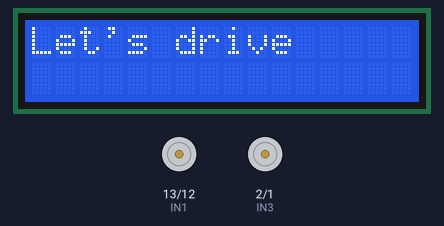
Simulated run of this sketch. Board: Arduino Uno, built with avr-gcc and run on an emulated ATmega328P. On the bench: 16×2 character LCD, motor-driver pin pairs drawn as motors (green arrow = first pin HIGH = forward, orange = second pin HIGH = backward, longer = more drive, scaled by the enable pin).

Above: at 0.1 s.
At 1.22 s:
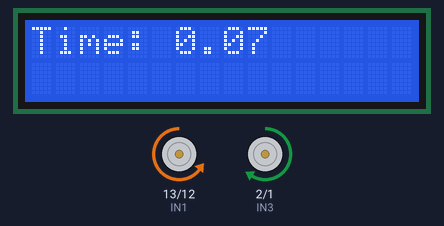
At 20.35 s:
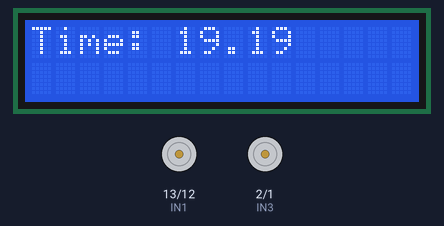
At 39.79 s:
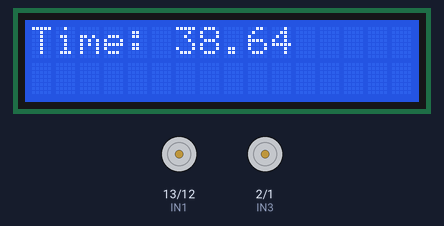
Timing chart, 0 to 40.0 s (numbered marks = the images above):
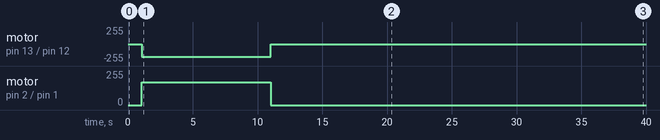

The sketch:

ProjectWeek1.ino
```cpp
/* ------ Including Libraries ------ */


#include <LiquidCrystal.h>


/* ------ Defining Motor Driver L298N Pins ------ */


#define ENA 11
#define ENB 3


#define IN1 13
#define IN2 12
#define IN3 2
#define IN4 1


/* ------ Defining Ultrasonic Sensor Pins ------ */


#define trigPin A5
#define echoPin A4


/* ------ Defining Motor Speed ------ */


#define motorSpeedL 170
#define motorSpeedR 194


/* ------ Defining LCD Object ------ */


LiquidCrystal lcd(8, 9, 4, 5, 6, 7);


/* ------ Movement Functions ------ */


void forward() {

    analogWrite(ENA, motorSpeedR);
    analogWrite(ENB, motorSpeedL);
    digitalWrite(IN1, LOW);
    digitalWrite(IN2, HIGH);
    digitalWrite(IN3, HIGH);
    digitalWrite(IN4, LOW);

}


void stop() {

    analogWrite(ENA, 0);
    analogWrite(ENB, 0);
    digitalWrite(IN1, LOW);
    digitalWrite(IN2, LOW);
    digitalWrite(IN3, LOW);
    digitalWrite(IN4, LOW);

}


void setup() {


    /* ------ Motor Driver L298 Pin Setup ------ */


    pinMode(ENA, OUTPUT);
    pinMode(ENB, OUTPUT);
    pinMode(IN1, OUTPUT);
    pinMode(IN2, OUTPUT);
    pinMode(IN3, OUTPUT);
    pinMode(IN4, OUTPUT);


    /* ------ Initializing LCD ------ */


    lcd.begin(16, 2);
    lcd.setCursor(0, 0);
    lcd.clear();
    lcd.print("Let's drive");
    delay(1000);
}


void loop() {

    volatile float time = (millis())/1000.0 - 1;

    if (time < 10) {
      forward();
    } else {
      stop();
    }

    lcd.clear();
    lcd.setCursor(0,0);
    lcd.print("Time: ");
    lcd.print(time);
}
```

Measured:
- by itself, motor on pin 13 (IN1) / pin 12 (IN2): stopped → backward 194/255 at 1.1 s, → stopped 9.9 s later
- by itself, motor on pin 2 (IN3) / pin 1 (IN4): stopped → forward 170/255 at 1.1 s, → stopped 9.9 s later
